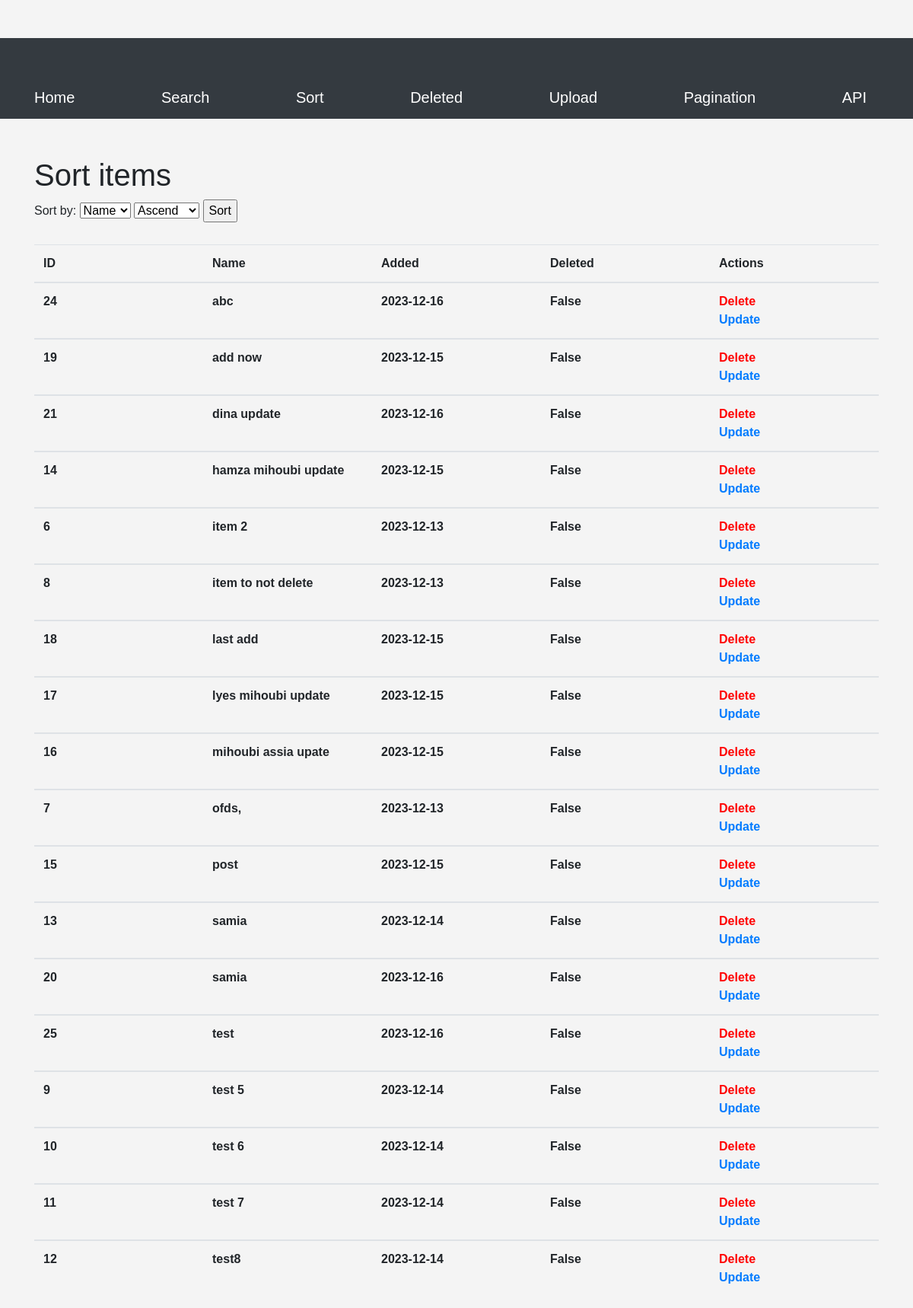
/sort, run on the app's committed database.
### app.py (models this page shows)
class Item(db.Model):
    id = db.Column(db.Integer, primary_key=True)
    name = db.Column(db.String(100))
    added = db.Column(db.DateTime, default=datetime.utcnow())
    deleted = db.Column(db.Boolean, default=False)

### app.py (the view, shortened to what this page needs)
@app.route("/sort")
def sort():
    sort1 = request.args.get("sort1", "name")
    sort2 = request.args.get("sort2", "asc")
    if sort2 == "asc":
        if sort1 == "name":
            items = Item.query.order_by(Item.name.asc()).filter(Item.deleted == False).all()
        elif sort1 == "id":
            items = Item.query.order_by(Item.id.asc()).filter(Item.deleted == False).all()
        else:
            items = Item.query.order_by(Item.added.asc()).filter(Item.deleted == False).all()
    return render_template("sort.html", items=items, sort1=sort1, sort2=sort2)

### templates/sort.html (shortened to what this page needs)
{% extends 'base.html' %} {% block title %}Sort{% endblock %} {% block content
    %}
    <h1>Sort items</h1>
    <div class="search-form">
    <form action="/sort">
        <label for="sort1">Sort by:</label>
        <select name="sort1">
            <option value="name" {% if sort1 == 'name' %} selected {% endif %}>Name</option>
        </select>
        <select name="sort2">
          <option value="asc" {% if sort2 == 'asc' %} selected {% endif %}>Ascend</option>
      </select>
        <input type="submit" value="Sort">
    </form>
      <br />
      {% if items|length >= 1 %}
      <table class="table">
        <thead>
          <tr>
            <th>ID</th>
            <th>Name</th>
            <th>Added</th>
            <th>Deleted</th>
            <th>Actions</th>
          </tr>
        </thead>
        {% for item in items %}
        {% if item.deleted == False %}
        <tbody>
          <tr>
            <th>{{item.id}}</th>
            <th>{{item.name}}</th>
            <th>{{item.added.date()}}</th>
            <th>{{item.deleted}}</th>
            <th>
                <a href="/delete/{{ item.id }}" style="color: red;">Delete</a>
                <br />
                <a href="/update/{{ item.id }}">Update</a>
            </th>
          </tr>
        </tbody>
        {% endif %}
        {% endfor %}
      </table>
      {% else %}
      <h2>There no no Items</h2>
      {% endif %}
    </div>
    {% endblock %}

### static/styles.css (style rules this page uses)
body { font-family: Arial, sans-serif; background-color: #f4f4f4; padding-top: 50px; }
th { width: 100px; }

### data on the page
Item: id "24", name "abc", added "2023-12-16", deleted "False"
Item: id "19", name "add now", added "2023-12-15", deleted "False"
Item: id "21", name "dina update", added "2023-12-16", deleted "False"
Item: id "14", name "hamza mihoubi update", added "2023-12-15", deleted "False"
Item: id "6", name "item 2", added "2023-12-13", deleted "False"
Item: id "8", name "item to not delete", added "2023-12-13", deleted "False"
Item: id "18", name "last add", added "2023-12-15", deleted "False"
Item: id "17", name "lyes mihoubi update", added "2023-12-15", deleted "False"
Item: id "16", name "mihoubi assia upate", added "2023-12-15", deleted "False"
Item: id "7", name "ofds,", added "2023-12-13", deleted "False"
Item: id "15", name "post", added "2023-12-15", deleted "False"
Item: id "13", name "samia", added "2023-12-14", deleted "False"
Item: id "20", name "samia", added "2023-12-16", deleted "False"
Item: id "25", name "test", added "2023-12-16", deleted "False"
Item: id "9", name "test 5", added "2023-12-14", deleted "False"
Item: id "10", name "test 6", added "2023-12-14", deleted "False"
Item: id "11", name "test 7", added "2023-12-14", deleted "False"
Item: id "12", name "test8", added "2023-12-14", deleted "False"
